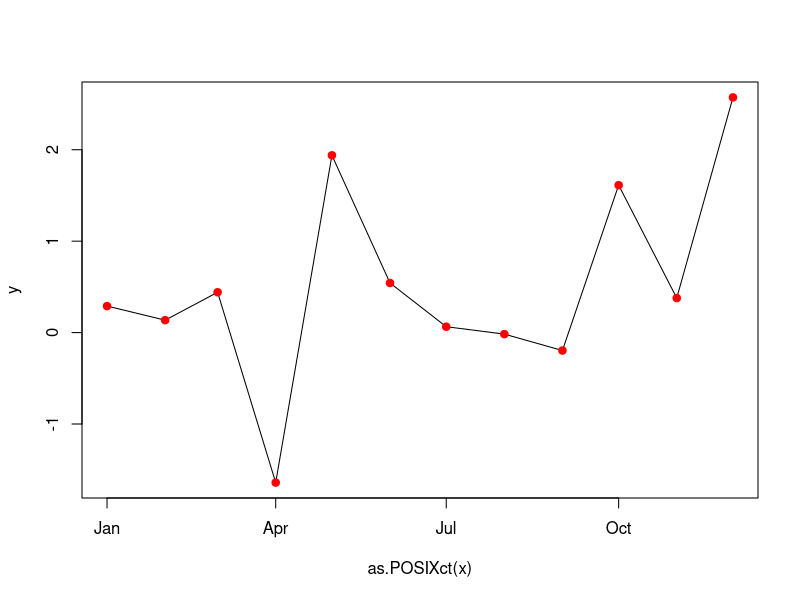
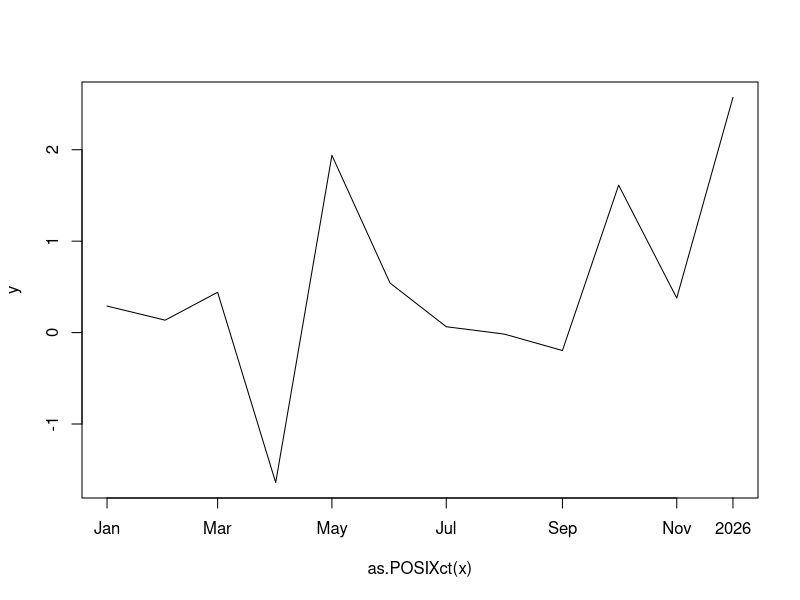

Reproduce these figures in R, in order.
library(timeDate)


### Name: plot-methods
### Title: Plot Methods
### Aliases: plot,timeDate-method points,timeDate-method
###   lines,timeDate-method abline,ANY,ANY,ANY,timeDate-method
###   axis.timeDate pretty.timeDate
### Keywords: hplot chron

### ** Examples

## timeCalendar -
   x <- timeCalendar()
   y <- rnorm(12)


## Plotting :

   plot(x, y, type = "l")
   points(x, y, pch = 19, col = "red")

   plot(x, y, type = "l", xaxt = "n")
   axis.timeDate(1, at = x[c(1, 3, 5, 7, 9, 11)], format = "%b")
   axis.timeDate(1, at = x[12], format = "%Y")
